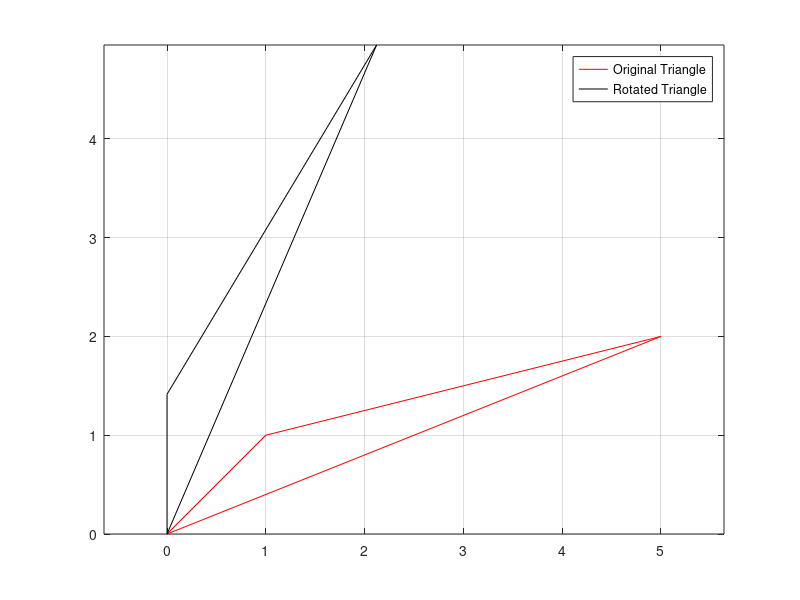

Here is the MATLAB script that generated this plot:
A = [0; 0];
B = [1; 1];
C = [5; 2];
Triangle = [A B C A];
plot(Triangle(1, :), Triangle(2, :), '-r', 'DisplayName', 'Original Triangle');
hold on;

R = [cosd(45) -sind(45); sind(45) cosd(45)];

A1 = R * A;
B1 = R * B;
C1 = R * C;
Triangle2 = [A1 B1 C1 A1];
plot(Triangle2(1, :), Triangle2(2, :), '-k', 'DisplayName', 'Rotated Triangle');

axis equal;
grid on;
legend();
